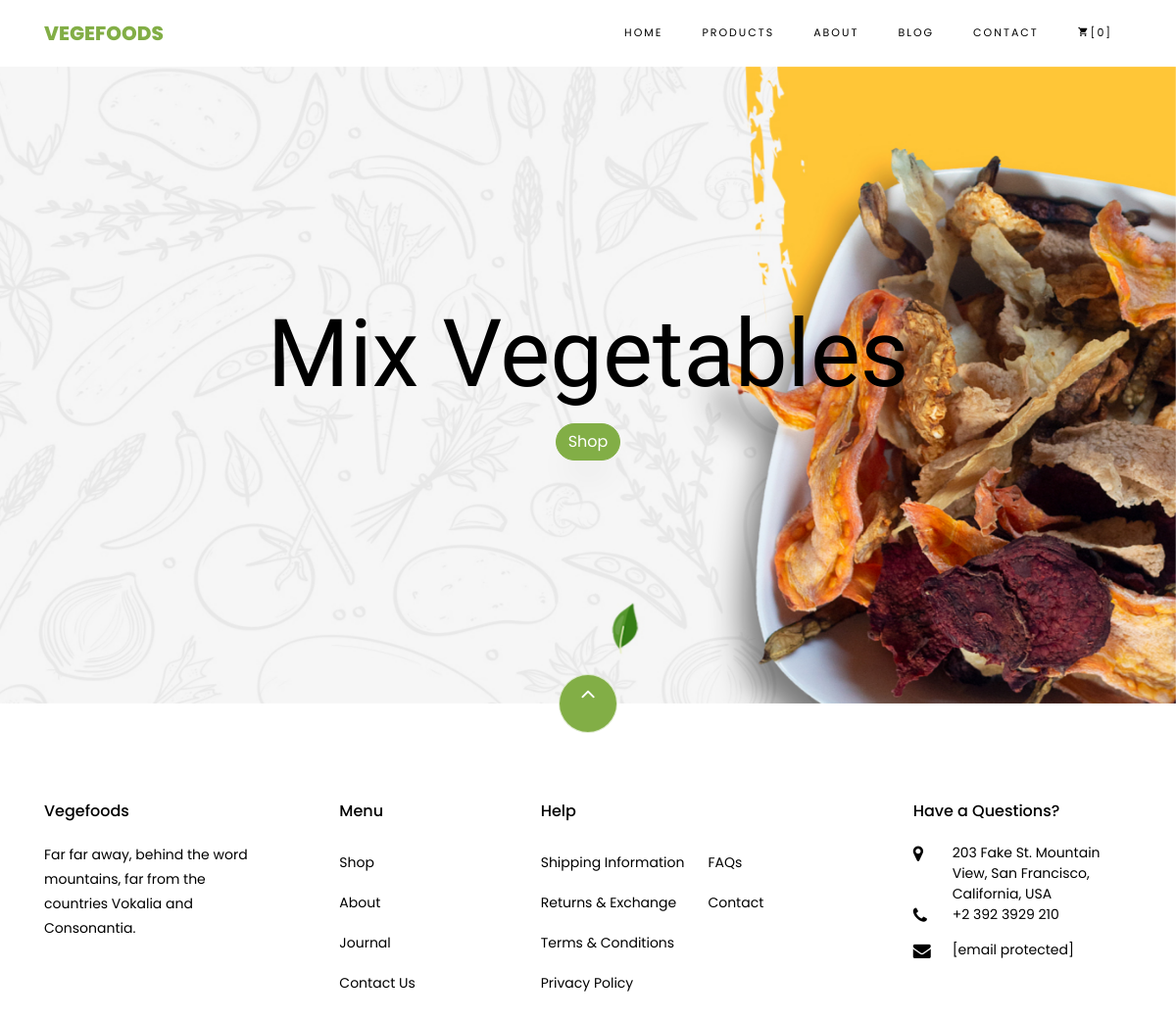
The app's page /, older data.
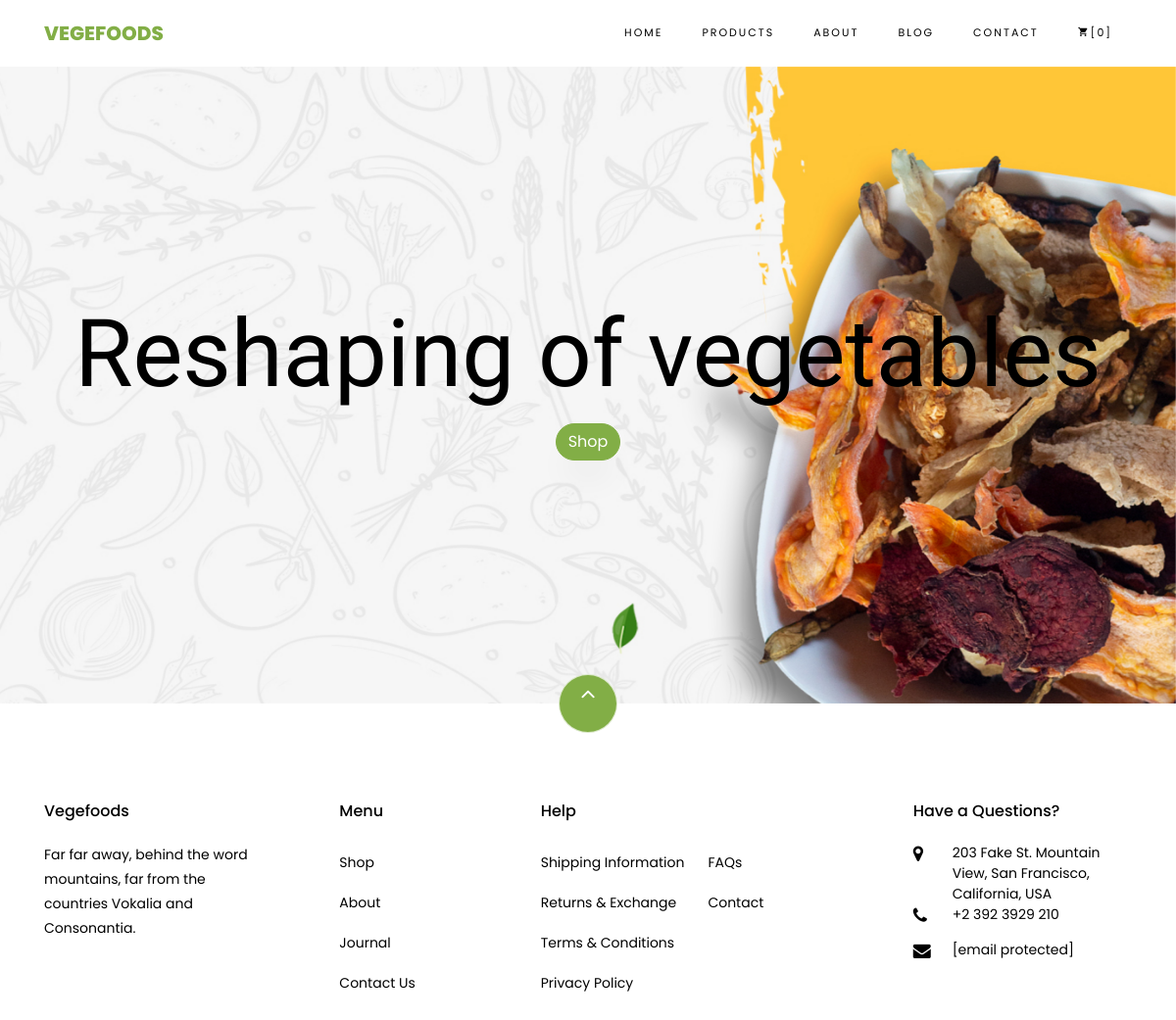
The same page, newer data.
### home/models/carousel.py (models this page shows)
class Carousel(models.Model):
    carousel_img = models.ImageField(upload_to='carousel/')
    label = models.CharField(max_length=50, default='')
    title = models.CharField(max_length=100, default='')

### home/views.py (the view)
# urls.py: path('', index)
def index(request):
    items = Carousel.objects.all()
    context = {
        'items' : items
    }
    return render(request, 'home/index.html', context)

### home/templates/home/index.html
{% extends "products/base.html" %}
{% block body%}
<section id="home-section" class="hero">
<div class="home-slider owl-carousel">
    {% for item in items %}
<div class="slider-item" style="background-image: url({{item.carousel_img.url}});">
<div class="container">
<div class="row slider-text justify-content-center align-items-center" data-scrollax-parent="true">
<div class="col-md-12 ftco-animate text-center">
<h1 class="mb-2" style = "color : black">{{item.label}}</h1>
<p><a href="#" class="btn btn-primary">Shop </a></p>
</div>
</div>
</div>
</div>
    {% endfor %}
</div>
</section>
{% endblock %}

Row changes from the older to the newer data that the page shows:
changed Carousel: label "Mix Vegetables" → "Reshaping of vegetables"
